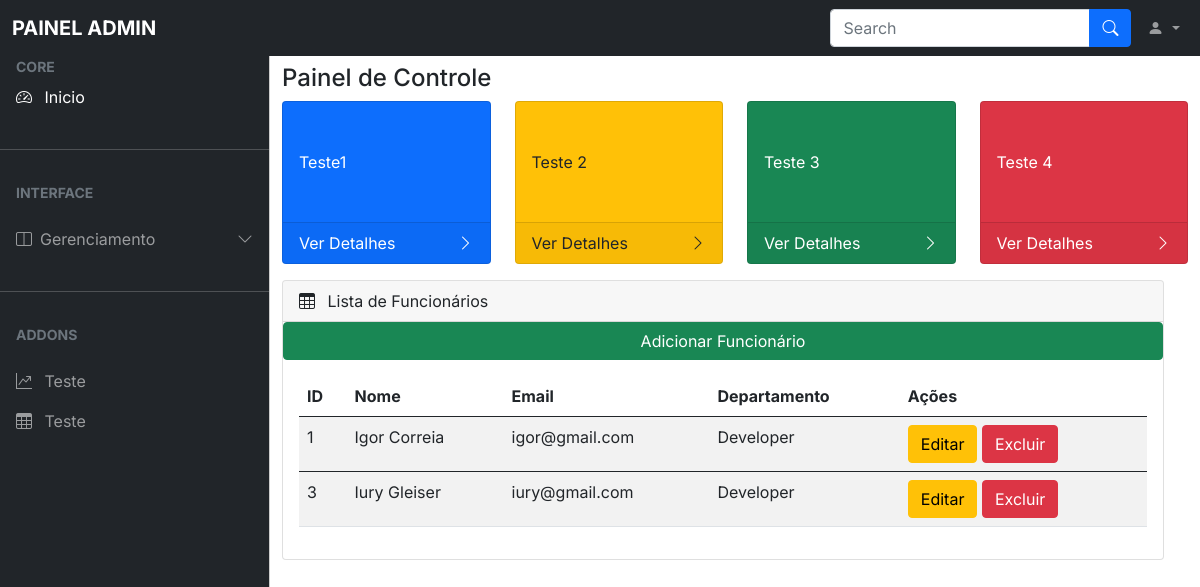
/employee/, run on an earlier commit of the app's database.
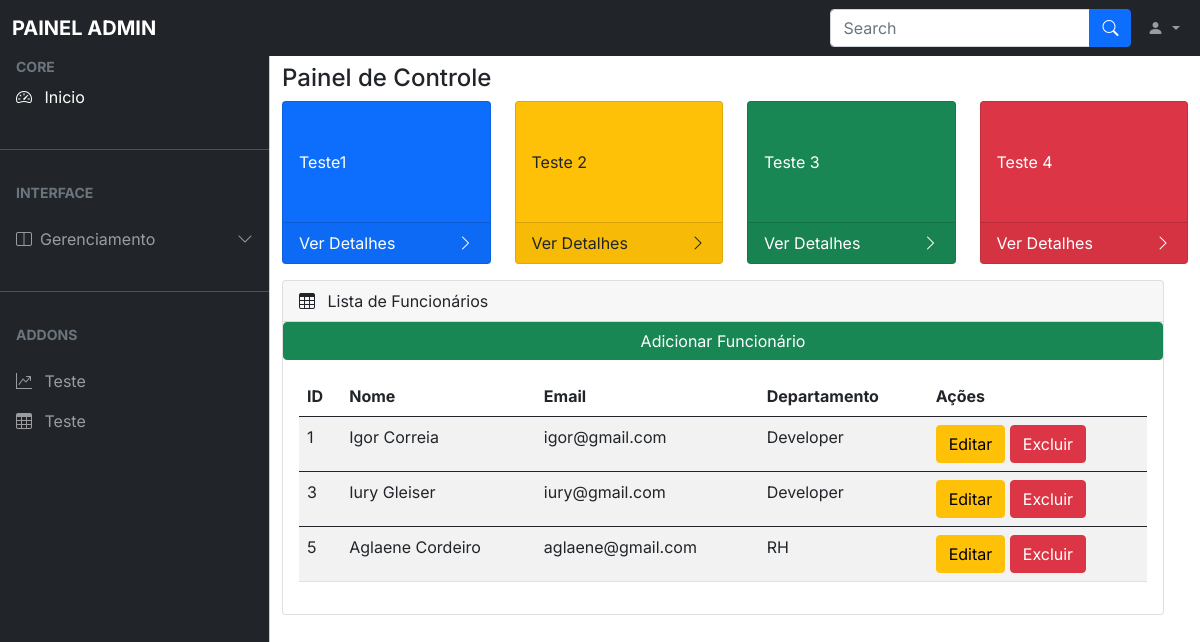
And on a later commit of the database.
### portal/models.py (models this page shows, shortened)
class Employee(models.Model):
    nome = models.CharField(max_length=255)
    email = models.EmailField()
    department = models.CharField(max_length=255)

### portal/views.py (the view)
# urls.py: path('employee/', views.employee, name='employee'),
def employee(request):
    employees = Employee.objects.all()
    busca = request.GET.get('search')
    if busca:
        employees = employees.filter(nome__icontains=busca)
    return render(request, 'portal/employee.html', {'employees': employees})

### portal/templates/portal/employee.html
{% extends 'base.html' %}
{% block content %}
<div class="row">
    <div class="col-md-12 mb-3">
        <div class="card">
            <div class="card-header">
                <span><i class="bi bi-table me-2"></i></span> Lista de Funcionários
            </div>
            <a class="btn btn-success" href="{% url 'employee_add' %}">Adicionar Funcionário</a>
            <div class="card-body">
                <div class="table-responsive">
                    <table
                            id="example"
                            class="table table-striped data-table"
                            style="width: 100%"
                    >
                        <thead>
                        <tr>
                            <th>ID</th>
                            <th>Nome</th>
                            <th>Email</th>
                            <th>Departamento</th>
                            <th>Ações</th>
                        </tr>
                        </thead>
                        <tbody>
                        {% for employee in employees %}
                        <tr>
                            <td>{{ employee.id }}</td>
                            <td>{{ employee.nome }}</td>
                            <td>{{ employee.email }}</td>
                            <td>{{ employee.department}}</td>
                            <td>
                                <a class="btn btn-warning" href="{% url 'employee_edit' employee.id %}">Editar</a>
                                <a class="btn btn-danger" href="{% url 'employee_delete' employee.id %}"
                                   onclick="return confirm('Tem certeza que deseja excluir?')">Excluir</a>
                            </td>
                        </tr>
                        </tbody>
                        {% endfor %}
                    </table>
                </div>
            </div>
        </div>
    </div>
</div>
</main>
{% endblock %}

What changed in the data, as far as the page shows it:
added Employee: id "5", nome "Aglaene Cordeiro", email "aglaene@gmail.com", department "RH"
